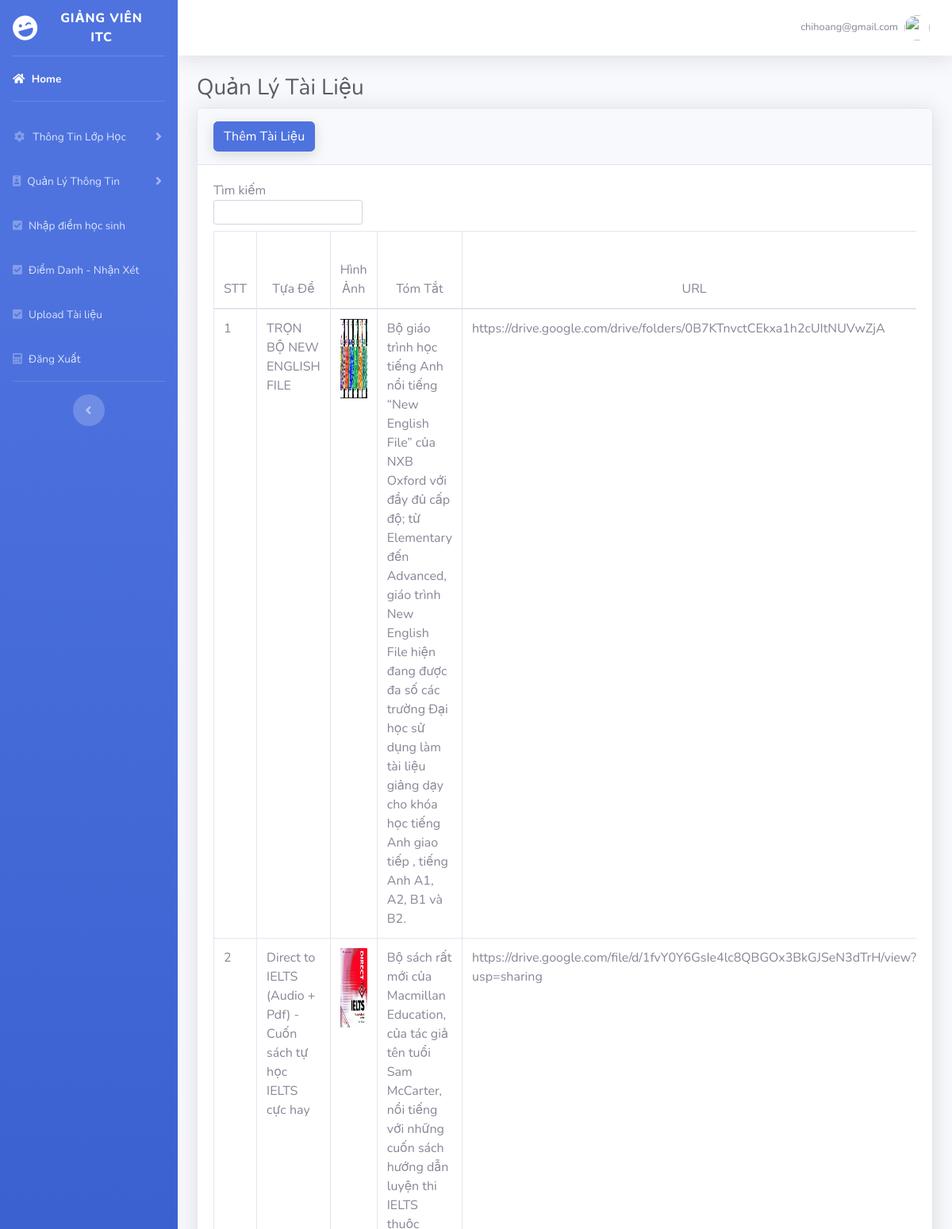
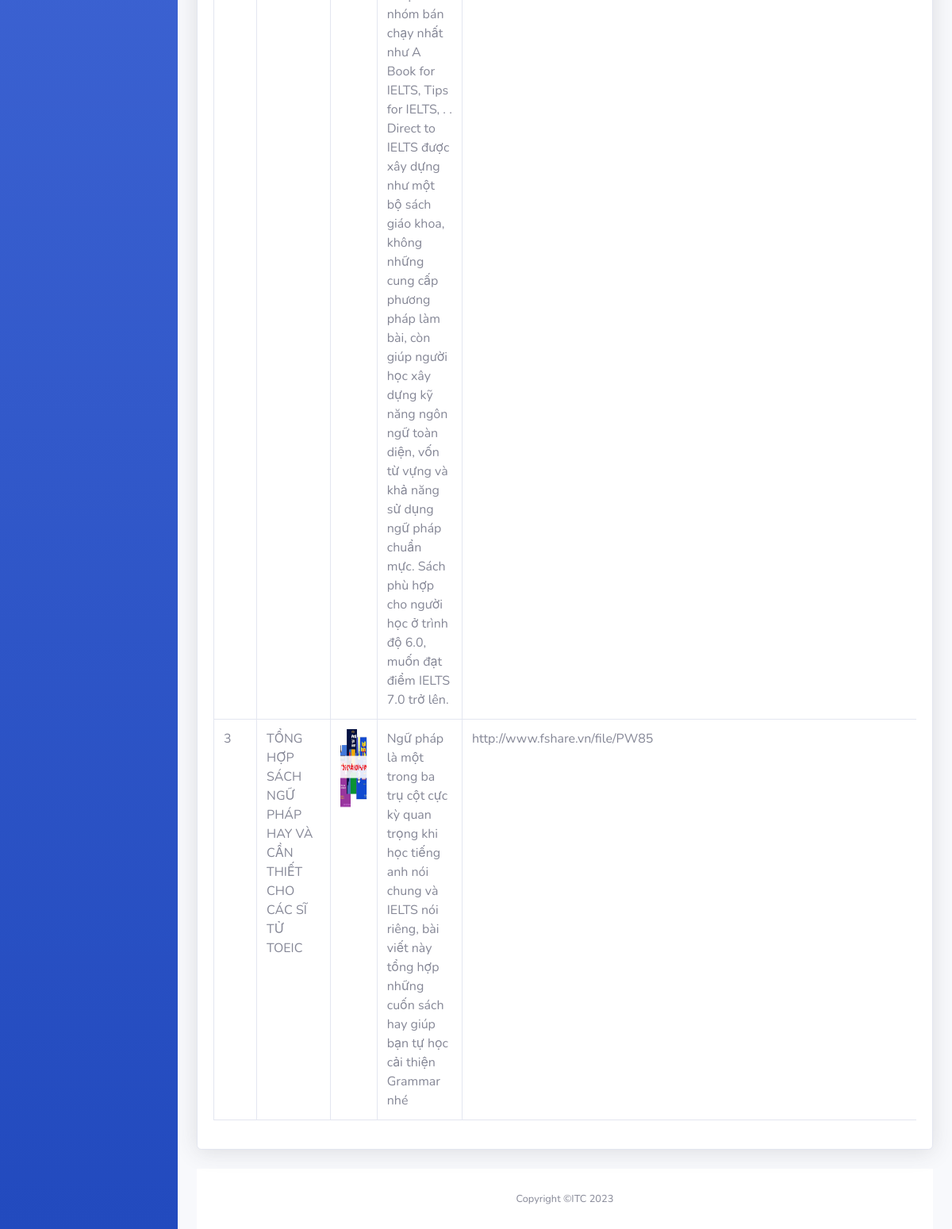
Screenshot of /admin/tai_lieu.php (signed in) with the database file from the repository (2 pictures, top to bottom).
### tables this page shows
CREATE TABLE IF NOT EXISTS `tai_lieu` (
  `id` int NOT NULL AUTO_INCREMENT,
  `TuaDe` varchar(100) NOT NULL,
  `TomTat` varchar(500) NOT NULL,
  `url` varchar(250) NOT NULL,
  `img` varchar(250) NOT NULL,
  `MaNhanVien` varchar(10) NOT NULL,
  PRIMARY KEY (`id`)
);

### admin/security.php (called while the page is built, shortened)
<?php
include 'database/dbconfig.php';
 ?>

### admin/tai_lieu.php (the view, shortened to what this page needs)
<?php
  include 'security.php';
  include 'includes/header.php';
  include 'includes/navbar_teacher.php';
 ?>
<div class="container-fluid">
<h1 class="h3 mb-2 text-gray-800">Quản Lý Tài Liệu</h1>
<div class="card shadow mb-4">
  <div class="card-header py-3">
      <button type="button" id="add_button" class="btn btn-primary" data-toggle="modal" data-target="#addadminprofile">
        Thêm Tài Liệu
      </button>
  </div>
        <div class="card-body">
         <div class="table-responsive">
        <?php
          $query = "SELECT * FROM tai_lieu";
          $query_run= mysqli_query($connection,$query);
        ?>
      <table class="table table-bordered" id="dataTable" width="100%" cellspacing="0">
        <div class="row">
          <form action="" method="post" >
            <div class="col-sm-12 col-md-6">
            <div id="dataTable_filter" class="dataTables_filter">
             <label for="search">Tìm kiếm
                 <input type="text" name="search" id="search_text" class="form-control form-control-sm" placeholder="" aria-controls="dataTable">
              </label>
            </div>
          </div>
          </form>
        </div>
        <thead align="center">
          <tr>
           <th>STT </th>
           <th>Tựa Đề </th>
           <th>Hình Ảnh </th>
           <th>Tóm Tắt</th>
           <th>URL </th>
          </tr>
        </thead>
        <tbody>
        <?php
        if(mysqli_num_rows($query_run)>0)
        {
          $serial_number=0;
          while ($row=mysqli_fetch_assoc($query_run))
          {
             $serial_number++;
            ?>
            <tr>
                  <th><?php echo $serial_number; ?> </th>
                  <th><?php echo $row['TuaDe']; ?></th>
                  <td> <?php echo '<img src="anh_nhan_vien/'.$row['img'].'" width="100px" height="100px" alt="Image">' ?></td>
                  <td> <?php echo $row['TomTat']; ?></td>
                  <td> <?php echo $row['url']; ?></td>
              </tr>
      <?php
          }
        }
        else{
          echo "No record found";
        }
      ?>
        </tbody>
      </table>
    </div>
  </div>
</div>
 <?php
  include 'includes/footer.php';
   ?>

### admin/database/dbconfig.php (shortened to what this page needs)
<link href="../css/sb-admin-2.min.css" rel="stylesheet">

### admin/includes/header.php (shortened to what this page needs)
<!DOCTYPE html>
<html lang="en">
<head>
  <link href="vendor/fontawesome-free/css/all.min.css" rel="stylesheet" type="text/css">
  <link rel="stylesheet" href="css/style.css">
  <link rel="stylesheet" href="plugins/bootstrap-wysihtml5/bootstrap3-wysihtml5.min.css">
  <link href="css/sb-admin-2.min.css" rel="stylesheet">
<link rel="stylesheet" href="//cdnjs.cloudflare.com/ajax/libs/morris.js/0.5.1/morris.css">
</head>
<body id="page-top">
  <div id="wrapper">

### admin/includes/navbar_teacher.php (shortened to what this page needs)
   <ul class="navbar-nav bg-gradient-primary sidebar sidebar-dark accordion" id="accordionSidebar">
<a class="sidebar-brand d-flex align-items-center justify-content-center" href="diem_danhtc.php">
  <div class="sidebar-brand-icon rotate-n-15">
    <i class="fas fa-laugh-wink"></i>
  </div>
  <div class="sidebar-brand-text mx-3">Giảng Viên ITC</div>
</a>
<hr class="sidebar-divider my-0">
<li class="nav-item active">
  <a class="nav-link" href="diem_danhtc.php">
    <i class="fa fa-home"></i>
    <span>Home</span></a>
</li>
<hr class="sidebar-divider">
<li class="nav-item">
  <a class="nav-link collapsed" href="#" data-toggle="collapse" data-target="#collapse1" aria-expanded="true" aria-controls="collapse1">
    <i class="fas fa-fw fa-cog"></i>
    <span>Thông Tin Lớp Học</span>
  </a>
</li>
<li class="nav-item">
  <a class="nav-link collapsed" href="#" data-toggle="collapse" data-target="#collapse2" aria-expanded="true" aria-controls="collapse2">
    <i class="fa fa-id-badge"></i>
    <span>Quản Lý Thông Tin</span>
  </a>
</li>
<li class="nav-item">
  <a class="nav-link" href="diem_tc.php">
    <i class="fa fa-check-square"></i>
    <span>Nhập điểm học sinh</span></a>
</li>
<li class="nav-item">
  <a class="nav-link" href="diem_danhtc.php">
    <i class="fa fa-check-square"></i>
    <span>Điểm Danh - Nhận Xét</span></a>
</li>
<li class="nav-item">
  <a class="nav-link" href="tai_lieu.php">
    <i class="fa fa-check-square"></i>
    <span>Upload Tài liệu</span></a>
</li>
<li class="nav-item">
  <a class="nav-link" href="../test.php" data-toggle="modal" data-target="#logoutModal">
    <i class="fa fa-calculator"></i>
    <span>Đăng Xuất</span></a>
</li>
<hr class="sidebar-divider d-none d-md-block">
<div class="text-center d-none d-md-inline">
  <button class="rounded-circle border-0" id="sidebarToggle"></button>
</div>
</ul>
    <div id="content-wrapper" class="d-flex flex-column">
      <div id="content">
        <nav class="navbar navbar-expand navbar-light bg-white topbar mb-4 static-top shadow">
          <ul class="navbar-nav ml-auto">
            <li class="nav-item dropdown no-arrow">
              <a class="nav-link dropdown-toggle" href="#" id="userDropdown" role="button" data-toggle="dropdown" aria-haspopup="true" aria-expanded="false">
                <span class="mr-2 d-none d-lg-inline text-gray-600 small">
                <?php echo $_SESSION['email'];  ?>
                </span>
                <img class="img-profile rounded-circle" src="https://source.unsplash.com/QAB-WJcbgJk/60x60">
              </a>
            </li>
          </ul>
        </nav>

### admin/includes/footer.php
      <footer class="sticky-footer bg-white">
        <div class="container my-auto">
          <div class="copyright text-center my-auto">
            <span>Copyright &copy;ITC 2023</span>
          </div>
        </div>
      </footer>
    </div>
</body>
</html>

### rows the page displays
tai_lieu: TuaDe "TRỌN BỘ NEW ENGLISH FILE", img (picture), TomTat "Bộ giáo trình học tiếng Anh nổi tiếng “New English File” của NXB Oxford với đầy đủ cấp độ; từ Elementary đến Advanced, giáo trình New English File hiện đang được đa số các trường Đại học sử dụng làm tài liệu giảng dạy cho khóa học tiếng Anh giao tiếp , tiếng Anh A1, A2, B1 và B2.", url "https://drive.google.com/drive/folders/0B7KTnvctCEkxa1h2cUItNUVwZjA"
tai_lieu: TuaDe "Direct to IELTS (Audio + Pdf) - Cuốn sách tự học IELTS cực hay", img (picture), TomTat "Bộ sách rất mới của Macmillan Education, của tác giả tên tuổi Sam McCarter, nổi tiếng với những cuốn sách hướng dẫn luyện thi IELTS thuộc nhóm bán chạy nhất như A Book for IELTS, Tips for IELTS, . . Direct to IELTS được xây dựng như một bộ sách giáo khoa, không những cung cấp phương pháp làm bài, còn giúp người học xây dựng kỹ năng ngôn ngữ toàn diện, vốn từ vựng và khả năng sử dụng ngữ pháp chuẩn mực. Sách phù hợp cho người học ở trình độ 6.0, muốn đạt điểm IELTS 7.0 trở lên.", url "https://drive.google.com/file/d/1fvY0Y6GsIe4lc8QBGOx3BkGJSeN3dTrH/view?usp=sharing"
tai_lieu: TuaDe "TỔNG HỢP SÁCH NGỮ PHÁP HAY VÀ CẦN THIẾT CHO CÁC SĨ TỬ TOEIC", img (picture), TomTat "Ngữ pháp là một trong ba trụ cột cực kỳ quan trọng khi học tiếng anh nói chung và IELTS nói riêng, bài viết này tổng hợp những cuốn sách hay giúp bạn tự học cải thiện Grammar nhé", url "http://www.fshare.vn/file/PW85"

### other values shown
$_SESSION['email'] "chihoang@gmail.com"
